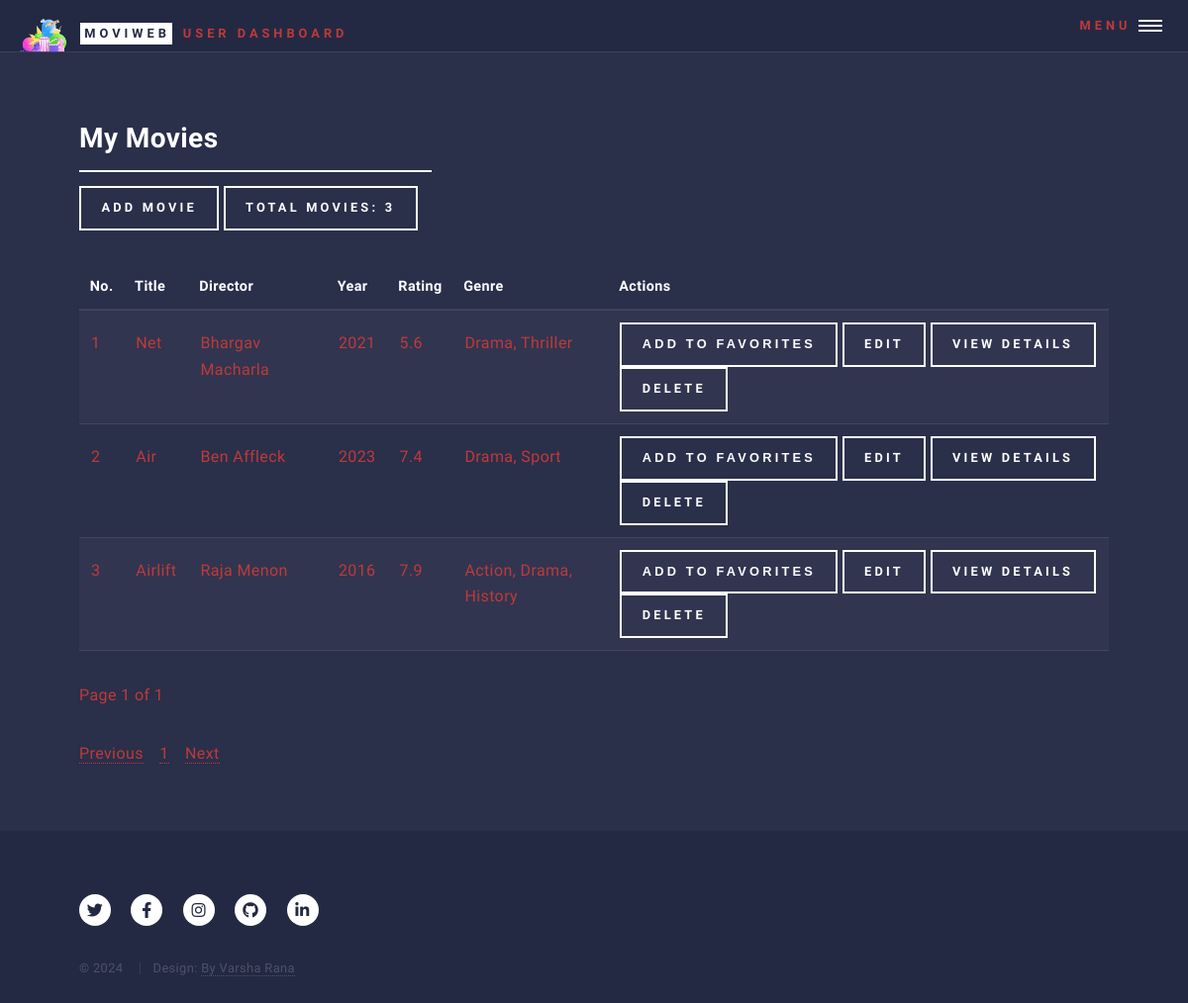
Page /user/my_movies (signed in) on the earlier database version.
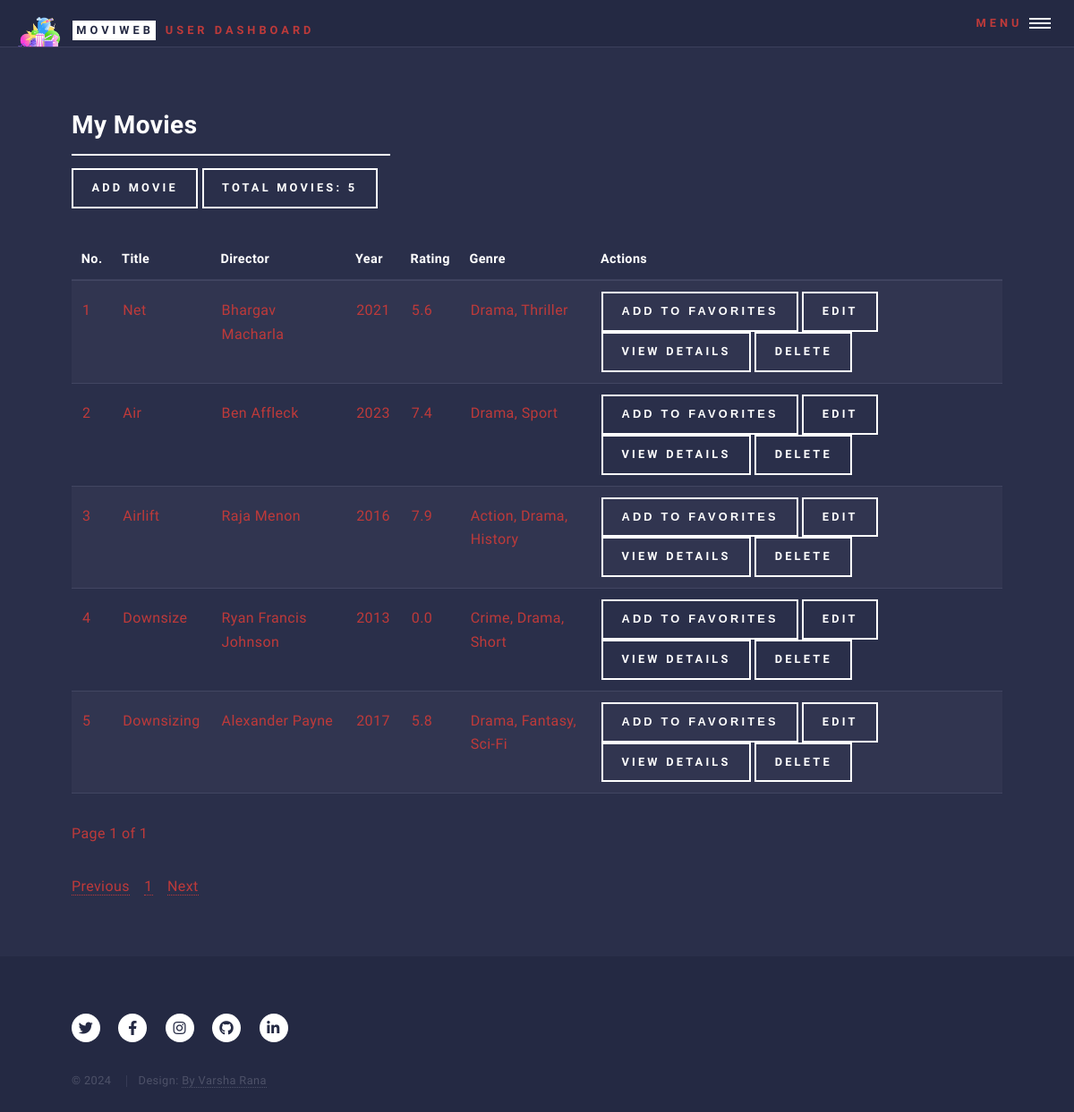
Same page on the later database version.
### models.py (models this page shows)
class Movie(db.Model):
    __tablename__ = 'movie'
    id = db.Column(db.Integer, primary_key=True)
    title = db.Column(db.String(100), nullable=False)
    year = db.Column(db.Integer, nullable=False)
    rating = db.Column(db.Float, nullable=False)
    poster = db.Column(db.String(255))  # Optional field to store movie posters
    plot = db.Column(db.Text)  # Optional field to store the plot
    imdbID = db.Column(db.String(255), nullable=True)  # IMDb ID or link
    trailer = db.Column(db.String(255), nullable=True)  # New field to store YouTube trailer URL
    user_id = db.Column(db.Integer, db.ForeignKey('user.id'))
    admin_id = db.Column(db.Integer, db.ForeignKey('admin.id'))
    director_id = db.Column(db.Integer, db.ForeignKey('director.id'), nullable=False)  # Foreign key to Director
    genres = db.relationship('Genre', secondary=movie_genre, backref='movies')
    favorites = db.relationship('Favorite', back_populates='movie', lazy=True)  # Add this line

class Director(db.Model):
    __tablename__ = 'director'
    id = db.Column(db.Integer, primary_key=True)
    name = db.Column(db.String(100), nullable=False, unique=True)
    movies = db.relationship('Movie', backref='director', lazy=True)

class Genre(db.Model):
    __tablename__ = 'genre'
    id = db.Column(db.Integer, primary_key=True)
    name = db.Column(db.String(50), unique=True, nullable=False)

### blueprints/user.py (the view)
@user_bp.route('/my_movies')
def my_movies():
    if not user_logged_in():
        return handle_not_logged_in()  # Handle case where user is not logged in
    user = user_logged_in()
    if user is None:
        return handle_invalid_user()
    page = request.args.get('page', 1, type=int)
    per_page = 5  # Number of movies per page
    favorite_movie_ids = [f.movie_id for f in Favorite.query.filter_by(user_id=user.id).all()]
    movies_query = (
        Movie.query
        .filter(Movie.user_id == user.id)
        .filter(Movie.id.notin_(favorite_movie_ids))
    )
    num_movies = movies_query.count()
    movies = movies_query.paginate(page=page, per_page=per_page, error_out=False)
    return render_template('my_movies.html', num_movies=num_movies, movies=movies)

### blueprints/common_fun.py (called while the page is built)
def user_logged_in():
    user_id = session.get('user_id')
    if user_id:
        return User.query.get(user_id)  # This should return the User object or None
    return None

### templates/user/my_movies.html (shortened to what this page needs)
<!DOCTYPE HTML>
<html>
<head>
    <link rel="stylesheet" href="../../static/css/main.css"/>
</head>
<body class="is-preload">
<div id="wrapper">
    <header id="header" class="alt">
        {% include 'partials/user_header.html' %}
    </header>
    <div id="main">
        <section id="my-movies">
            <div class="inner">
                <header class="major">
                    <h2>My Movies</h2>
                    <a href="{{ url_for('user_bp.user_add_movie') }}" class="button">
                        Add Movie
                    </a>
                    <label class="button">Total Movies: {{ num_movies }}</label>
                </header>
                {% include 'partials/my_movies_content.html' %}
            </div>
        </section>
    </div>
    <footer id="footer">
        {% include 'partials/movie_web_app_footer.html' %}
    </footer>
</div>
</body>
</html>

### templates/partials/user_header.html
<a href="{{ url_for('user_bp.user_dashboard') }}" class="logo">
    <img src="../../static/images/logo.png" class="logo-image">
    <strong>MoviWeb</strong>
    <span>User Dashboard</span></a>
<nav>
    <a href="#menu">Menu</a>
</nav>

### templates/partials/my_movies_content.html (shortened to what this page needs)
<div id="my-movies-content">
    <table id="my-movies-table">
        <thead>
        <tr>
            <th>No.</th>
            <th>Title</th>
            <th>Director</th>
            <th>Year</th>
            <th>Rating</th>
            <th>Genre</th>
            <th>Actions</th>
        </tr>
        </thead>
        <tbody>
        {% set start_no = (movies.page - 1) * movies.per_page + 1 %}
        {% for movie in movies.items %}
        <tr>
            <td>{{ start_no + loop.index0 }}</td>
            <td>{{ movie.title }}</td>
            <td>{{ movie.director.name }}</td>
            <td>{{ movie.year }}</td>
            <td>{{ movie.rating }}</td>
            <td>
                {% for genre in movie.genres %}
                {{ genre.name }}{% if not loop.last %}, {% endif %}
                {% endfor %}
            </td>
            <td>
                <form action="{{ url_for('user_bp.add_to_favorites', movie_id=movie.id) }}" method="post"
                      style="display:inline;">
                    <button type="submit" class="button">Add to Favorites</button>
                </form>
                <a href="{{ url_for('user_bp.user_edit_movie', movie_id=movie.id) }}"
                   class="button">Edit</a>
                <a href="{{ url_for('user_bp.view_movie_details', movie_id=movie.id) }}" class="button">
                    View Details
                </a>
                <form action="{{ url_for('user_bp.delete_movie', movie_id=movie.id) }}" method="post"
                      onsubmit="return confirmDeletion()"
                      style="display:inline;">
                    <input type="submit" value="Delete" class="button"/>
                </form>
            </td>
        </tr>
        {% endfor %}
        </tbody>
    </table>
    <p>Page {{ movies.page }} of {{ movies.pages }}</p>
    <div id="pagination-container-my-movies">
        <nav aria-label="Page navigation">
            <ul class="pagination">
                {% if movies.has_prev %}
                <li class="page-item">
                    <a class="page-link"
                       href="{{ url_for('user_bp.my_movies', page=movies.prev_num) }}">Previous</a>
                </li>
                {% else %}
                <li class="page-item disabled">
                    <a class="page-link" href="#">Previous</a>
                </li>
                {% endif %}
                {% for page_num in movies.iter_pages() %}
                {% if page_num %}
                <li class="page-item {% if page_num == movies.page %}active{% endif %}">
                    <a class="page-link" href="{{ url_for('user_bp.my_movies', page=page_num) }}">{{ page_num }}</a>
                </li>
                {% else %}
                <li class="page-item disabled">
                    <a class="page-link" href="#">...</a>
                </li>
                {% endif %}
                {% endfor %}
                {% if movies.has_next %}
                <li class="page-item">
                    <a class="page-link"
                       href="{{ url_for('user_bp.my_movies', page=movies.next_num) }}">Next</a>
                </li>
                {% else %}
                <li class="page-item disabled">
                    <a class="page-link" href="#">Next</a>
                </li>
                {% endif %}
            </ul>
        </nav>
    </div>
</div>

### templates/partials/movie_web_app_footer.html (shortened to what this page needs)
<div class="inner">
    <ul class="icons">
        <li><a href="https://x.com/?lang=en" class="icon brands alt fa-twitter"></a></li>
        <li><a href="https://www.facebook.com/" class="icon brands alt fa-facebook-f"></a>
        </li>
        <li><a href="https://www.instagram.com/" class="icon brands alt fa-instagram"></a>
        </li>
        <li><a href="https://github.com/Vrana710" class="icon brands alt fa-github"></a></li>
        <li><a href="https://www.linkedin.com/in/varsha-rana/" class="icon brands alt fa-linkedin-in"></a></li>
    </ul>
    <ul class="copyright">
        <li>&copy; 2024</li>
        <li>Design: <a href="https://www.linkedin.com/in/varsha-rana/">By Varsha Rana</a></li>
    </ul>
</div>

Differences in the rows shown:
added Movie: index0 "4", title "Downsize", director.name "Ryan Francis Johnson", year "2013", rating "0.0", Genre (name "Drama")
now on this page (row unchanged): Genre: name "Crime", shown under "4"
added Genre: name "Short", shown under "4"
added Movie: index0 "5", title "Downsizing", director.name "Alexander Payne", year "2017", rating "5.8", Genre (name "Drama")
added Genre: name "Fantasy", shown under "5"
added Genre: name "Sci-Fi", shown under "5"
Other differences:
{{ num_movies }}: "3" → "5"
